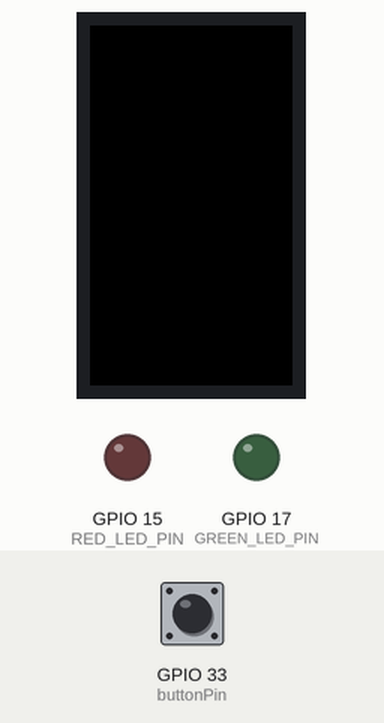
The program below on a simulated ESP32. Parts: 135×240 colour display, output pins drawn as LEDs (lit = HIGH). Inputs (shaded band) come from the test bench; at power-on: GPIO 33 (buttonPin) HIGH. WiFi joins after 1.5 s; servers stay silent unless stated; uploads are accepted with an empty reply; what the program prints to the serial monitor is not drawn.

Above: at 2.8 s.
2.9 s: GPIO 33 (buttonPin) pulled LOW for 1 s
At 4.2 s:
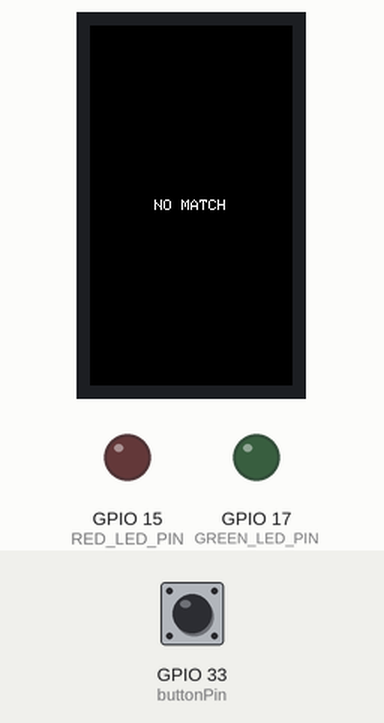
5.4 s: GPIO 33 (buttonPin) pulled LOW for 3.2 s
Timing chart, 0 to 8.4 s (numbered marks = the images above; inputs shaded):
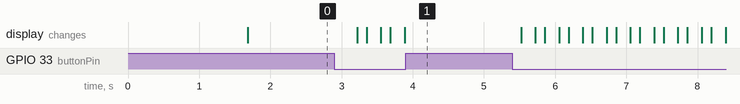

The program:

main.cpp
```cpp
#include <WiFi.h>
#include <ArduinoHttpClient.h>
#include <Arduino.h>
#include <SPI.h>
#include <TFT_eSPI.h>
#include <ArduinoJson.h>    // Include the JSON parsing library

// ===========================
// Enter your WiFi credentials
// ===========================
const char *ssid = "SSID HERE";
const char *password = "PASSWORD HERE";

const char* serverAddress = "SERVER IP HERE"; // Server address
const int serverPort = 8080;              // Server port (80 for HTTP, 443 for HTTPS)
WiFiClient wifi;
HttpClient client = HttpClient(wifi, serverAddress, serverPort);
TFT_eSPI tft = TFT_eSPI();

void setupWifi() {
  WiFi.begin(ssid, password);
  WiFi.setSleep(false);
  Serial.println(WiFi.macAddress());

  while (WiFi.status() != WL_CONNECTED) {
    delay(500);
    Serial.print(".");
  }
}

// Function to print text in the center of the screen
void printCentered(const char* text) {
  tft.setTextDatum(MC_DATUM); // Middle center datum
  tft.setTextColor(TFT_WHITE, TFT_BLACK); // White text with black background
  tft.drawString(text, tft.width() / 2, tft.height() / 2); // Draw the string in the center
}

const int GREEN_LED_PIN = 17;
const int RED_LED_PIN = 15;
const int buttonPin = 33;  // the number of the pushbutton pin

// variables will change:
int buttonState = 0;  // variable for reading the pushbutton status


void setup() {
  Serial.begin(9600);
  Serial.setDebugOutput(false);

  Serial.println("Starting WiFi");
  setupWifi();
  Serial.println("WiFi connected");

  // For initializing the screen display
  tft.init();
  tft.fillScreen(TFT_BLACK);
  tft.setTextColor(TFT_WHITE, 0xF080);

  // pinMode(GREEN_LED_PIN, OUTPUT);
  // pinMode(RED_LED_PIN, OUTPUT);

  // initialize the LED pin as an output:
  pinMode(GREEN_LED_PIN, OUTPUT);
  pinMode(RED_LED_PIN, OUTPUT);
  // initialize the pushbutton pin as an input:
  pinMode(buttonPin, INPUT_PULLUP);
}

void loop() {
  buttonState = digitalRead(buttonPin);
  // Serial.println("GOT BUTTON STATE");
  if (buttonState == LOW) { // If button pressed
    tft.fillScreen(TFT_BLACK);
    Serial.println("Preparing to send post!");

    String jsonData = "{\"press\": \"True\"}";
    String contentType = "application/json";
    String postData = jsonData;

    Serial.println("Posting...");
    client.post("/api/button", contentType, postData);

    // read the status code and body of the response
    int statusCode = client.responseStatusCode();
    String response = client.responseBody();

    Serial.print("Status code: ");
    Serial.println(statusCode);
    Serial.print("Response: ");
    Serial.println(response);

    JsonDocument doc;
    deserializeJson(doc, response);
    if (doc["found"]) {
      // Get the names array
      JsonArray names = doc["names_of_person"];
      String namesString = "";

      // Concatenate all names into a single string
      for (JsonVariant v : names) {
        if (namesString.length() > 0) {
          namesString += ", ";
        }
        namesString += v.as<String>();
      }

      // Create the final output string
      String output = "MATCH: " + namesString;

      // Print the final output string
      printCentered(output.c_str());
    } else {
      printCentered("NO MATCH");
    }
  }
  delay(100);
}
```

Measured:
- after the input at 2.9 s, the display: changes after 0.32 s (image 1)
